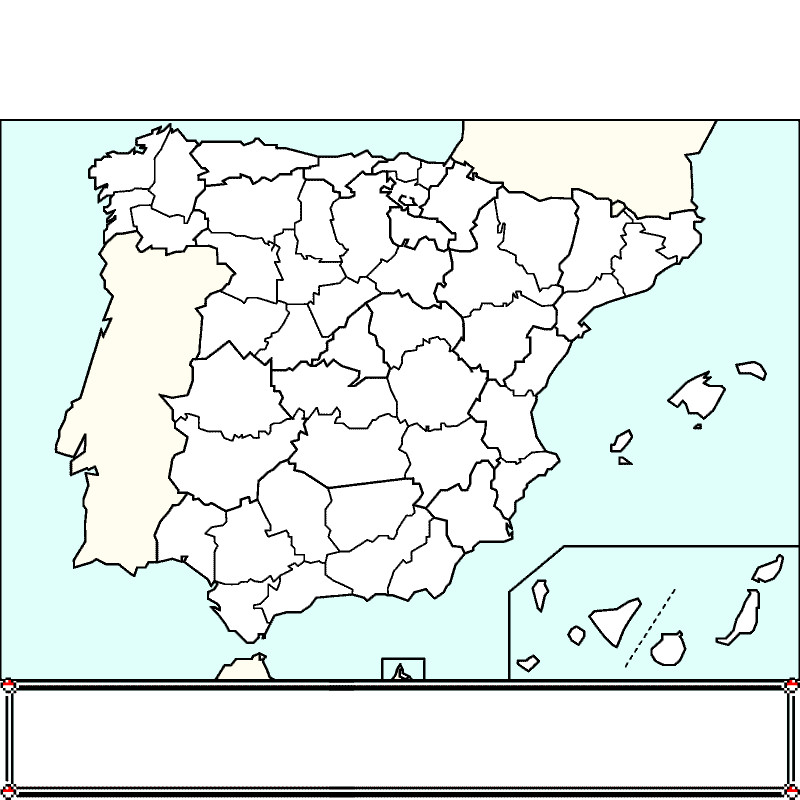
#> input picture server/images/spain.png, 1600 x 1600 px (shown at 1/2 size)
$ python main.py
#> lines starting #> are read from the running program, lines starting #| are printed output that depends on the picture
### server/ImageFiller.py
import json
import locale
import os
from datetime import datetime, timedelta
from time import sleep
from typing import List

import requests
from PIL import Image, ImageFont, ImageDraw

from PokemonImage import PokemonImage
from WeatherTranslations import WeatherTranslations


class PointOfInterest:
    # [6 lines left out: function __init__, not called in this run]


poi_list: List[PointOfInterest] = []


class ImageFiller:

    def __init__(self, image_path, pokemons, temperature_ranges, request_data: bool = None):
#> called with image_path = 'images/spain.png', request_data = False
        self.image = Image.open(image_path)
#> self.image is the input picture: PIL image 1600x1600 P; mean R, G, B 228, 237.8, 235.5
        self.image = self.image.convert("RGBA")  # Convert to RGBA mode for transparency support
#> self.image: PIL image 1600x1600 RGBA
        self.width, self.height = self.image.size
#> self.width = 1600; self.height = 1600
        self.filled_image = Image.new("RGBA", (self.width, self.height), (0, 0, 0, 0))
#> self.filled_image: PIL image 1600x1600 RGBA; every value is 0
        self.filled_image.paste(self.image, (0, 0))
        self.pokemons = pokemons
        self.temperature_ranges = temperature_ranges
        self.weather_conditions = []
        self.request_data = request_data

    # [48 lines left out: functions associate_pokemon, bucket_fill, not called in this run]

    def fill_image(self):
        from main import provincias

        for provincia, coords in provincias.items():
            base_url = f"https://v1.wttr.in/{provincia.rstrip()}?format=j1"
            x, y = map(int, coords.split(","))
            seed_point = (x, y)

            data = None
            response = None
            if self.request_data is False:

                response = requests.get(base_url)
                data = response.json()
            else:
                filename = f"{provincia}.json"
                filepath = os.path.join("test/data/", filename)
                if os.path.exists(filepath):
                    with open(filepath, "r") as file:
                        data = json.load(file)

            if self.request_data or response.status_code == 200:
                next_day_weather = data['weather'][1]  # Index 1 corresponds to the next day's weather
                average_temperature = float(next_day_weather['avgtempC'])

                weather_desc_count = {}

                for entry in next_day_weather["hourly"]:
                    weather_desc_value = entry['weatherDesc'][0]['value']
                    if weather_desc_value in weather_desc_count:
                        weather_desc_count[weather_desc_value] += 1
                    else:
                        weather_desc_count[weather_desc_value] = 1

                weather_condition = max(weather_desc_count, key=weather_desc_count.get)

                associate = self.associate_pokemon(average_temperature, weather_condition)
                pokemon_name = associate[0]
                weather_condition = associate[1]

                fill_color = None
                for temp_range in self.temperature_ranges:
                    if temp_range["range"][0] <= average_temperature < temp_range["range"][1]:
                        fill_color = temp_range["color"]
                        break

                if fill_color is not None:
                    print(f"POI: {provincia}")
                    print(f"Weather condition: {weather_condition}")
                    print(f"Avg Temp: {average_temperature}°C")
                    print(f"Pokémon: {pokemon_name}")
                    print(f"Color: {fill_color}")

                    poi = PointOfInterest(provincia, pokemon_name, average_temperature, x, y)
                    poi_list.append(poi)

                    self.bucket_fill(seed_point, fill_color)

                    pokemon_image = PokemonImage(self.filled_image, (x, y), (110, 110), pokemon_name, artwork=True)
                    pokemon_image.paste_pokemon_on_filled_image()

                    translated_weather = WeatherTranslations().translate(weather_condition)

                    if not self.weather_conditions.__contains__(translated_weather):
                        self.weather_conditions.append(translated_weather)

                    print()
                else:
                    print(f"No se encontró un color adecuado para la temperatura {average_temperature}°C")
            if self.request_data:
                continue
            sleep(0.05)
#> after the loop, poi_list = []; self.weather_conditions = []
#> (the call stopped at in fill_image, `response = requests.get(base_url)`: the network is not available in this run)

        font_path = "fonts/PokemonGb-RAeo.ttf"
        font_size = 48
        font = ImageFont.truetype(font_path, font_size)
        text_color = (0, 0, 0)

        _vertical_count = 0
        x = 110
        y = 1398

        for poi in poi_list:
            ImageDraw.Draw(self.filled_image).text((poi.x + 20, poi.y - 40), str(int(poi.average_temperature)) + "c",
                                                   font=ImageFont.truetype(font_path, 24), fill=(140, 140, 140))

        for weather_condition in self.weather_conditions:
            if _vertical_count >= 3:
                x += 515
                y = 1398
                _vertical_count = 0

            ImageDraw.Draw(self.filled_image).text((x, y), weather_condition, font=font, fill=text_color)

            weather_translations = WeatherTranslations()

            pokemon_name = self.pokemons.get(weather_translations.get_first_key_by_value(weather_condition))
            pokemon_custom_offset = PokemonImage(self.filled_image, (x, y), (96, 72), pokemon_name, artwork=False,
                                                 x_offset=-42, y_offset=16)
            pokemon_custom_offset.paste_pokemon_on_filled_image()

            y += 60
            _vertical_count += 1

        if len(self.weather_conditions) < 8:
            legend_image = Image.open("images/misc/legend.png")
            legend_image = legend_image.convert("RGBA")
            self.filled_image.paste(legend_image, (1250, 1465), legend_image)

        font = ImageFont.truetype(font_path, 64)
        W, H = (1600, 275)
        locale.setlocale(locale.LC_ALL, 'es_ES.UTF-8')

        date = datetime.now() + timedelta(days=1)
        month = date.strftime("%B")
        day = date.strftime("%d")

        title_text = f"Pronóstico {month} {day}"
        text_color = (0, 0, 128)

        draw = ImageDraw.Draw(self.filled_image)
        _, _, w, h = draw.textbbox((0, 0), title_text, font=font)
        draw.text(((W - w) / 2, (H - h) / 2), title_text, font=font, fill=text_color)

    def save_image(self, output_path):
        self.filled_image = self.filled_image.resize((1080, 1080), resample=Image.BILINEAR)
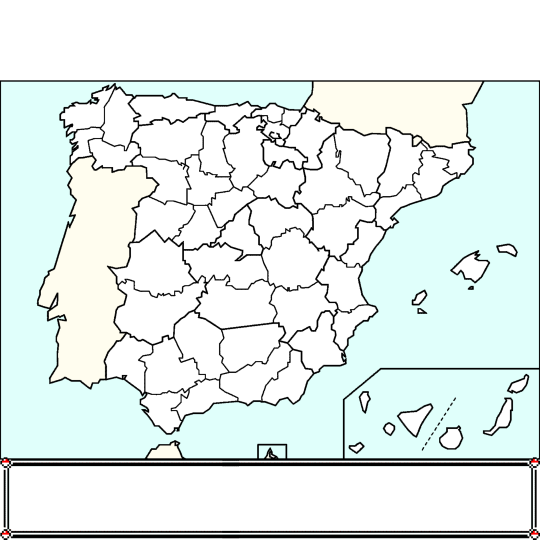
#> self.filled_image: PIL image 1080x1080 RGBA (shown at 1/2 size); mean R, G, B, A 228, 237.8, 235.4, 255
        self.filled_image.convert("RGB").save(output_path, "WEBP", quality=80)
        self.filled_image.show()

### server/main.py
import uuid
from datetime import datetime, timedelta
import os
from time import sleep

from dotenv import load_dotenv

from ImageFiller import ImageFiller

load_dotenv()
testing = bool(os.getenv("DEBUG")) if os.getenv("DEBUG") else False

pokemons = {
    "hot": "Charmander",
    "hotter": "Charmeleon",
    "hottest": "Charizard",
    "frozen": "Regice",
    "rain": "Castform_rainy",
    "drizzle": "Castform_rainy",
    "hail": "Avalugg",
    "snow": "Articuno",
    "thunderstorm": "Zapdos",
    "clear": "Solrock",
    "sunny": "Solrock",
    "cloudy": "Togekiss",
    "partly cloudy": "Castform",
    "overcast": "Togekiss",
    "mist": "Gengar",
    "fog": "Gengar",
    "freezing fog": "Gengar",
    "patchy rain nearby": "Castform_rainy",
    "patchy rain possible": "Castform_rainy",
    "patchy light drizzle": "Castform_rainy",
    "light rain shower": "Castform_rainy",
    "moderate rain at times": "Castform_rainy",
    "heavy rain at times": "Castform_rainy",
    "moderate or heavy rain shower": "Castform_rainy",
    "patchy light snow": "Articuno",
    "light snow": "Articuno",
    "light snow showers": "Articuno",
    "patchy heavy snow": "Articuno",
    "moderate or heavy snow showers": "Articuno",
    "moderate or heavy snow in area with thunder": "Articuno",
    "patchy snow nearby": "Articuno",
    "light sleet showers": "Articuno",
    "moderate or heavy sleet showers": "Articuno",
    "light showers of ice pellets": "Avalugg",
    "thundery outbreaks in nearby": "Zapdos",
    "patchy light rain in area with thunder": "Zapdos",
    "patchy light snow in area with thunder": "Zapdos",
    "light rain": "Castform_rainy",
    "light drizzle": "Castform_rainy",
    "patchy light rain": "Castform_rainy",
    "moderate rain": "Castform_rainy",
    "heavy rain": "Castform_rainy",
    "torrential rain shower": "Castform_rainy",
    "blowing snow": "Articuno",
    "moderate or heavy sleet": "Articuno",
    "blizzard": "Articuno",
    "patchy moderate snow": "Articuno",
    "moderate snow": "Articuno",
    "heavy snow": "Articuno",
    "patchy sleet nearby": "Articuno",
    "patchy freezing drizzle nearby": "Castform_rainy",
    "freezing drizzle": "Articuno",
    "heavy freezing drizzle": "Articuno",
    "light freezing rain": "Articuno",
    "moderate or heavy freezing rain": "Articuno",
    "light sleet": "Articuno",
    "ice pellets": "Avalugg",
    "moderate or heavy showers of ice pellets": "Avalugg",
    "moderate or heavy rain in area with thunder": "Avalugg"
}

temperature_ranges = [
    {"range": (-100.0, 0.0), "color": (135, 206, 250, 255)},  # Light Blue
    {"range": (0.0, 2.5), "color": (163, 200, 225, 255)},  # Sky Blue
    {"range": (2.5, 5.0), "color": (173, 216, 230, 255)},  # Powder Blue
    {"range": (5.0, 7.5), "color": (176, 223, 228, 255)},  # Light Steel Blue
    {"range": (7.5, 10.0), "color": (176, 224, 230, 255)},  # Light Cyan
    {"range": (10.0, 12.5), "color": (199, 234, 234, 255)},  # Aquamarine
    {"range": (12.5, 15.0), "color": (224, 255, 255, 255)},  # Pale Turquoise
    {"range": (15.0, 17.5), "color": (185, 242, 159, 255)},  # Light Green
    {"range": (17.5, 20.0), "color": (144, 238, 144, 255)},  # Lime Green
    {"range": (20.0, 22.5), "color": (0, 255, 0, 255)},  # Lime
    {"range": (22.5, 25.0), "color": (50, 205, 50, 255)},  # Lime Green (Web)
    {"range": (25.0, 27.5), "color": (255, 255, 0, 255)},  # Yellow
    {"range": (27.5, 30.0), "color": (255, 215, 0, 255)},  # Gold
    {"range": (30.0, 32.0), "color": (255, 165, 0, 255)},  # Orange
    {"range": (32.0, 34.0), "color": (255, 140, 0, 255)},  # Dark Orange
    {"range": (34.0, 37.5), "color": (255, 69, 0, 255)},  # Orange Red
    {"range": (37.5, 40.0), "color": (255, 0, 0, 255)},  # Red
    {"range": (40.0, 42.5), "color": (139, 0, 0, 255)},  # Dark Red
    {"range": (42.5, 45.0), "color": (128, 0, 0, 255)},  # Maroon
    {"range": (45.0, 100.0), "color": (128, 0, 0, 255)}  # Maroon
]

provincias = {
    "Asturias": "491,324",
    "Lanzarote,": "1514,1158",
    "Ceuta": "523,1314",
    "Melilla": "806,1351",
    "Ibiza": "1256,864",
    "Formentera": "1254,924",
    "Menorca,": "1488,735",
    "Gran Canaria": "1449,1281",
    "Tenerife": "1054,1329",
    "San Sebastian de La Gomera": "1152,1270",
    "Santa Cruz de La Palma": "1079,1179",
    "Álava": "826,388",
    "Albacete": "888,934",
    "Alicante": "1025,970",
    "Almería": "859,1142",
    "Avila,Spain": "593,687",
    "Badajoz": "452,943",
    "Barcelona": "1280,541",
    "Burgos, España": "726,464",
    "Cáceres": "456,794",
    "Cádiz": "477,1227",
    "Cantabria": "673,346",
    "Castellón": "1072,725",
    "Ciudad Real": "703,904",
    "Córdoba": "598,1028",
    "Cuenca": "858,775",
    "Gerona": "1352,477",
    "Granada": "736,1140",
    "Guadalajara": "821,663",
    "Guipúzcoa": "858,347",
    "Huelva": "372,1072",
    "Huesca": "1065,462",
    "Illes Balears": "1395,798",
    "Jaén": "735,1025",
    "La Coruña": "252,330",
    "La Rioja": "834,462",
    "Las Palmas": "1336,1300",
    "León": "506,418",
    "Lérida": "1177,499",
    "Lugo": "350,365",
    "Madrid": "716,695",
    "Málaga": "605,1180",
    "Murcia": "946,1030",
    "Navarra": "913,406",
    "Orense": "333,470",
    "Palencia": "630,444",
    "Pontevedra": "245,424",
    "Salamanca": "472,648",
    "Segovia": "684,609",
    "Sevilla": "494,1097",
    "Soria": "826,546",
    "Tarragona": "1164,608",
    "Santa Cruz de Tenerife": "1225,1247",
    "Teruel": "993,691",
    "Toledo": "657,787",
    "Valencia": "1023,853",
    "Valladolid": "603,560",
    "Bizkaia": "808,333",
    "Zamora": "489,536",
    "Zaragoza": "966,554"
}

base_url = "https://api.openweathermap.org/data/2.5/weather"

image_filler = ImageFiller("images/spain.png", pokemons, temperature_ranges, testing)
success = False

while not success:
    try:
        image_filler.fill_image()
        success = True
    except Exception as e:
        print(f"Error: {e}")
        sleep(300)


output_dir = "images/output/spain"
os.makedirs(output_dir, exist_ok=True)

tomorrow_date = datetime.now() + timedelta(days=1)

year_month_day = tomorrow_date.strftime("%Y/%m/%d")

subdirectory = os.path.join(output_dir, year_month_day)
os.makedirs(subdirectory, exist_ok=True)

filename = f"{uuid.uuid4()}.webp"

image_filler.save_image(os.path.join(subdirectory, filename))

exit()
#> (the program exits here)
